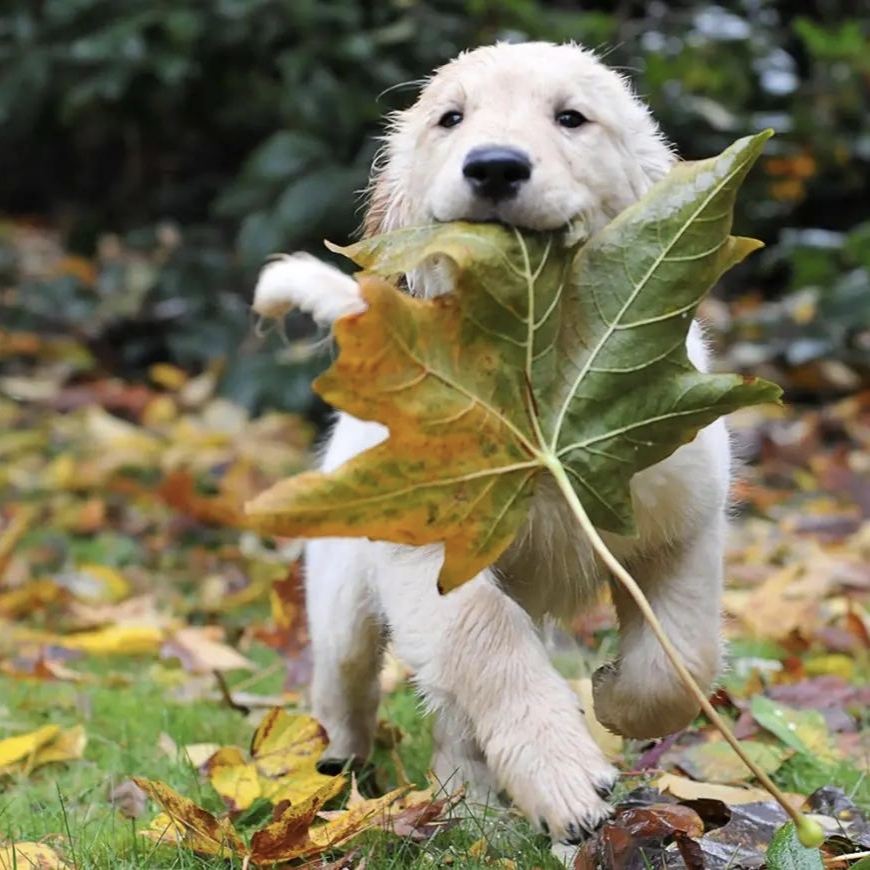
%> input picture Supplementary Materials/Image/1.jpg, 870 x 870 px
$ octave ADMM_img.m   (GNU Octave 9; MATLAB toolbox functions it lacks are replaced by stand-ins)
%> lines starting %> are read from the running program, lines starting %| are printed output that depends on the picture
clc; clear;
n=256;
%%
%Motion blur
P = fspecial('motion', 5, 70);
%Gaussian blur
%P = fspecial('gaussian', [5 5], 1);
X_image = imread('1.jpg');
%> X_image is the input picture: size 870x870x3 uint8; mean R, G, B 122.2, 117.1, 89
[M,N,K]=size(X_image);
%> M = 870; N = 870; K = 3
X_image = imresize(X_image, [n, n]);
%> X_image: size 256x256x3 uint8
X_image = im2double(X_image);
%> X_image: size 256x256x3 double
red_channel = X_image(:,:,1);
green_channel = X_image(:,:,2);
blue_channel = X_image(:,:,3);
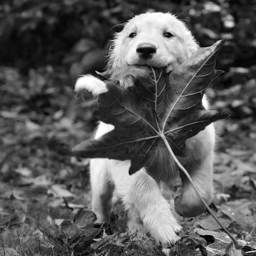
%> blue_channel: size 256x256 double; min 0, max 1, mean 0.349
%%
rng(4);
Ns=0.001*randn(n,n);
q_red = imfilter(red_channel, P, 'conv', 'circular')+Ns;
q_green = imfilter(green_channel, P, 'conv', 'circular')+Ns;
q_blue = imfilter(blue_channel, P, 'conv', 'circular')+Ns;

blurred_image2 = cat(3, q_red, q_green, q_blue);
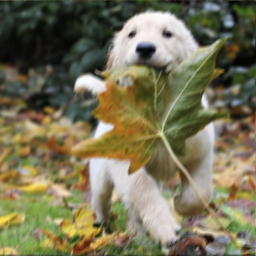
%> blurred_image2: size 256x256x3 double; mean R, G, B 0.479, 0.459, 0.349; mean of the top-left, top-right, bottom-left and bottom-right quarters 0.289, 0.399, 0.508, 0.521; drawn with min black and max white
%% ADMM
alpha = 0.0001;
rho = 1;
max_iter = 20000;
tol1 = 1e-7;
tol2 = 1e-3;

tic;
P_otf = psf2otf(P, [n, n]);
denom = abs(P_otf).^2 + rho;

PTq_red = real(ifft2(conj(P_otf) .* fft2(q_red)));
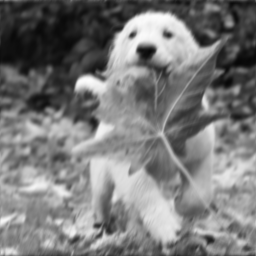
%> PTq_red: size 256x256 double; min 0.0286, max 0.992, mean 0.479
PTq_green = real(ifft2(conj(P_otf) .* fft2(q_green)));
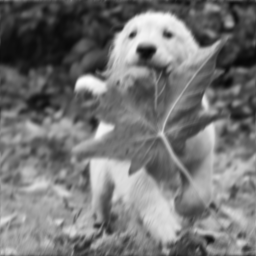
%> PTq_green: size 256x256 double; min 0.0301, max 0.994, mean 0.459
PTq_blue = real(ifft2(conj(P_otf) .* fft2(q_blue)));
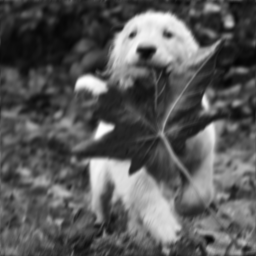
%> PTq_blue: size 256x256 double; min 0.0166, max 0.998, mean 0.349

x_red = q_red;   x_green = q_green;   x_blue = q_blue;
z_red = zeros(n); z_green = zeros(n); z_blue = zeros(n);
u_red = zeros(n); u_green = zeros(n); u_blue = zeros(n);

%> (the run ends here)
